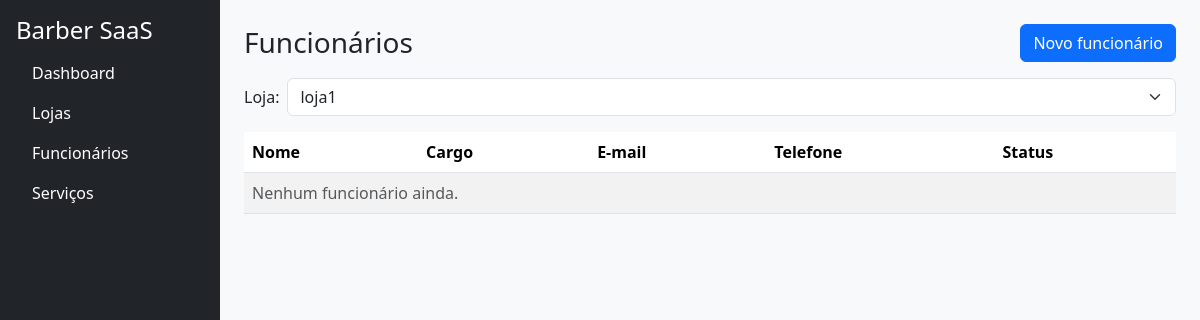
The app's page /cadastro/funcionarios/ (signed in), older data.
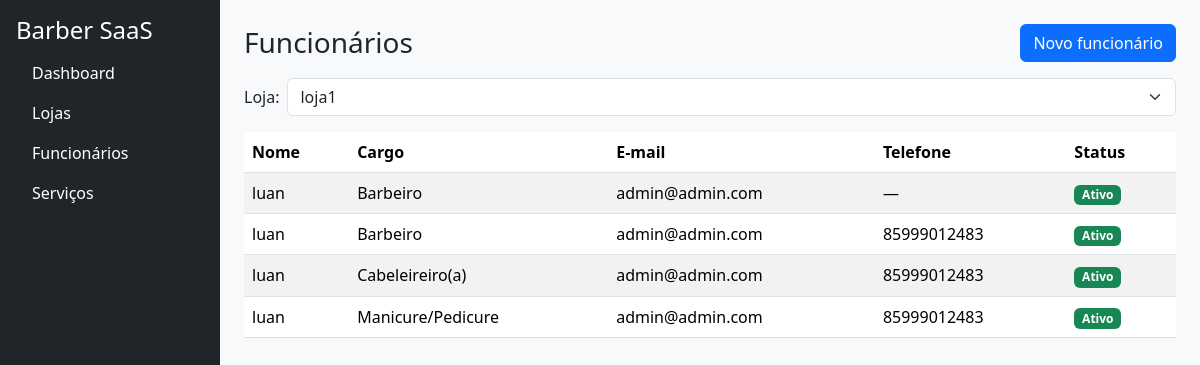
The same page, newer data.
### apps/cadastro/models.py (models this page shows, shortened)
class Funcionario(models.Model):
    class Cargo(models.TextChoices):
        BARBEIRO = 'barbeiro', 'Barbeiro'
        CABELEIREIRO = 'cabeleireiro', 'Cabeleireiro(a)'
        MANICURE = 'manicure', 'Manicure/Pedicure'
        ESTETICISTA = 'esteticista', 'Esteticista'
        SOMBRANCELHA = 'sobrancelha', 'Designer de Sobrancelha'
        RECEPCAO = 'recepcao', 'Recepção'
        OUTRO = 'outro', 'Outro'
    phone_regex = RegexValidator(
        r'^\+?\d{10,15}$',
        'Informe telefone no formato internacional, ex.: +5585...'
    )
    loja = models.ForeignKey('Loja', on_delete=models.CASCADE, related_name='funcionarios')
    nome = models.CharField(max_length=120)
    cargo = models.CharField(max_length=20, choices=Cargo.choices, default=Cargo.BARBEIRO)
    email = models.EmailField(blank=True, null=True)
    telefone = models.CharField(max_length=17, blank=True, null=True, validators=[phone_regex])
    slug = models.SlugField(max_length=160, blank=True)
    ativo = models.BooleanField(default=True)
    criado_em = models.DateTimeField(auto_now_add=True)
    atualizado_em = models.DateTimeField(auto_now=True)
    class Meta:
        verbose_name = 'Funcionário'
        verbose_name_plural = 'Funcionários'
        unique_together = (('loja', 'slug'),)
        ordering = ('nome',)

### apps/cadastro/views.py (the view, shortened to what this page needs)
# urls.py: path('funcionarios/', views.funcionarios, name='funcionarios'),
@login_required
def funcionarios(request):
    if not getattr(request.user, 'is_owner', False):
        return redirect('accounts:owner_login')
    lojas_qs = request.user.lojas.order_by('nome')
    loja = _get_loja_ativa(request, lojas_qs)
    target = request.headers.get('HX-Target')
    form = FuncionarioForm(lojas=lojas_qs, initial={'loja': loja})
    qs = loja.funcionarios.order_by('nome')
    ctx = {'lojas': lojas_qs, 'loja': loja, 'form': form, 'funcionarios': qs}
    if request.headers.get('HX-Request') and target != 'content':
        return render(request, 'cadastro/partials/funcionarios.html', ctx)
    return render(request, 'cadastro/funcionarios.html', ctx)

### apps/cadastro/forms.py
class FuncionarioForm(forms.ModelForm):
    loja = forms.ModelChoiceField(queryset=Loja.objects.none(), label="Loja")
    class Meta:
        model = Funcionario
        fields = ["loja", "nome", "cargo", "email", "telefone", "ativo"]
        labels = {
            "nome": "Nome",
            "cargo": "Cargo",
            "email": "E-mail",
            "telefone": "Telefone",
            "ativo": "Ativo?",
            "loja": "Loja",
        }
        widgets = {
            "nome": forms.TextInput(attrs={"placeholder": "Ex.: Pedro Alves"}),
            "email": forms.EmailInput(attrs={"placeholder": "exemplo@dominio.com"}),
            "telefone": forms.TextInput(attrs={"placeholder": "+5585..."}),
        }
    def __init__(self, *args, **kwargs):
        lojas = kwargs.pop("lojas", Loja.objects.none())
        super().__init__(*args, **kwargs)
        self.fields["loja"].queryset = lojas

### apps/accounts/models.py (called while the page is built)
    def is_active(self) -> bool:
        return timezone.now() <= self.end_date

### apps/cadastro/models.py (called while the page is built)
    def __str__(self):
        return f"{self.nome} ({self.owner.email})"

### apps/cadastro/templates/cadastro/funcionarios.html (shortened to what this page needs)
{% extends 'accounts/base.html' %}
{% block content %}
<div class="d-flex justify-content-between align-items-center mb-3">
  <h3 class="m-0">Funcionários</h3>
  <button class="btn btn-primary" data-bs-toggle="modal" data-bs-target="#modalFuncionario">
    Novo funcionário
  </button>
</div>
<form id="filtros-func" class="mb-3 d-flex gap-2">
  <label class="form-label m-0 align-self-center">Loja:</label>
  <select name="loja_filtro" class="form-select"
          hx-get="{% url 'cadastro:funcionarios' %}"
          hx-target="#funcionarios-tbody"
          hx-select="#funcionarios-tbody"
          hx-swap="outerHTML"
          hx-indicator="#funcionarios-loading"
          hx-push-url="true"
          hx-trigger="change">
    {% for l in lojas %}
      <option value="{{ l.id }}" {% if loja and l.id == loja.id %}selected{% endif %}>{{ l.nome }}</option>
    {% endfor %}
  </select>
</form>
<div class="table-responsive">
  <table class="table table-striped align-middle">
    <thead>
      <tr><th>Nome</th><th>Cargo</th><th>E-mail</th><th>Telefone</th><th>Status</th></tr>
    </thead>
    {% include 'cadastro/partials/funcionarios.html' %}
  </table>
</div>
{% endblock %}

### apps/cadastro/templates/cadastro/partials/funcionarios.html
<tbody id="funcionarios-tbody">
  {% for f in funcionarios %}
  <tr>
    <td>{{ f.nome }}</td>
    <td>{{ f.get_cargo_display }}</td>
    <td>{{ f.email|default:"—" }}</td>
    <td>{{ f.telefone|default:"—" }}</td>
    <td>
      {% if f.ativo %}<span class="badge bg-success">Ativo</span>
      {% else %}<span class="badge bg-secondary">Inativo</span>{% endif %}
    </td>
  </tr>
  {% empty %}
  <tr><td colspan="5" class="text-muted">Nenhum funcionário ainda.</td></tr>
  {% endfor %}
</tbody>

Row changes from the older to the newer data that the page shows:
added Funcionario: nome "luan", cargo "Barbeiro", email "admin@admin.com", telefone "—", ativo "Ativo"
added Funcionario: nome "luan", cargo "Barbeiro", email "admin@admin.com", telefone "85999012483", ativo "Ativo"
added Funcionario: nome "luan", cargo "Cabeleireiro(a)", email "admin@admin.com", telefone "85999012483", ativo "Ativo"
added Funcionario: nome "luan", cargo "Manicure/Pedicure", email "admin@admin.com", telefone "85999012483", ativo "Ativo"
Text that changed along with them:
text no longer shown: "Nenhum funcionário ainda."
